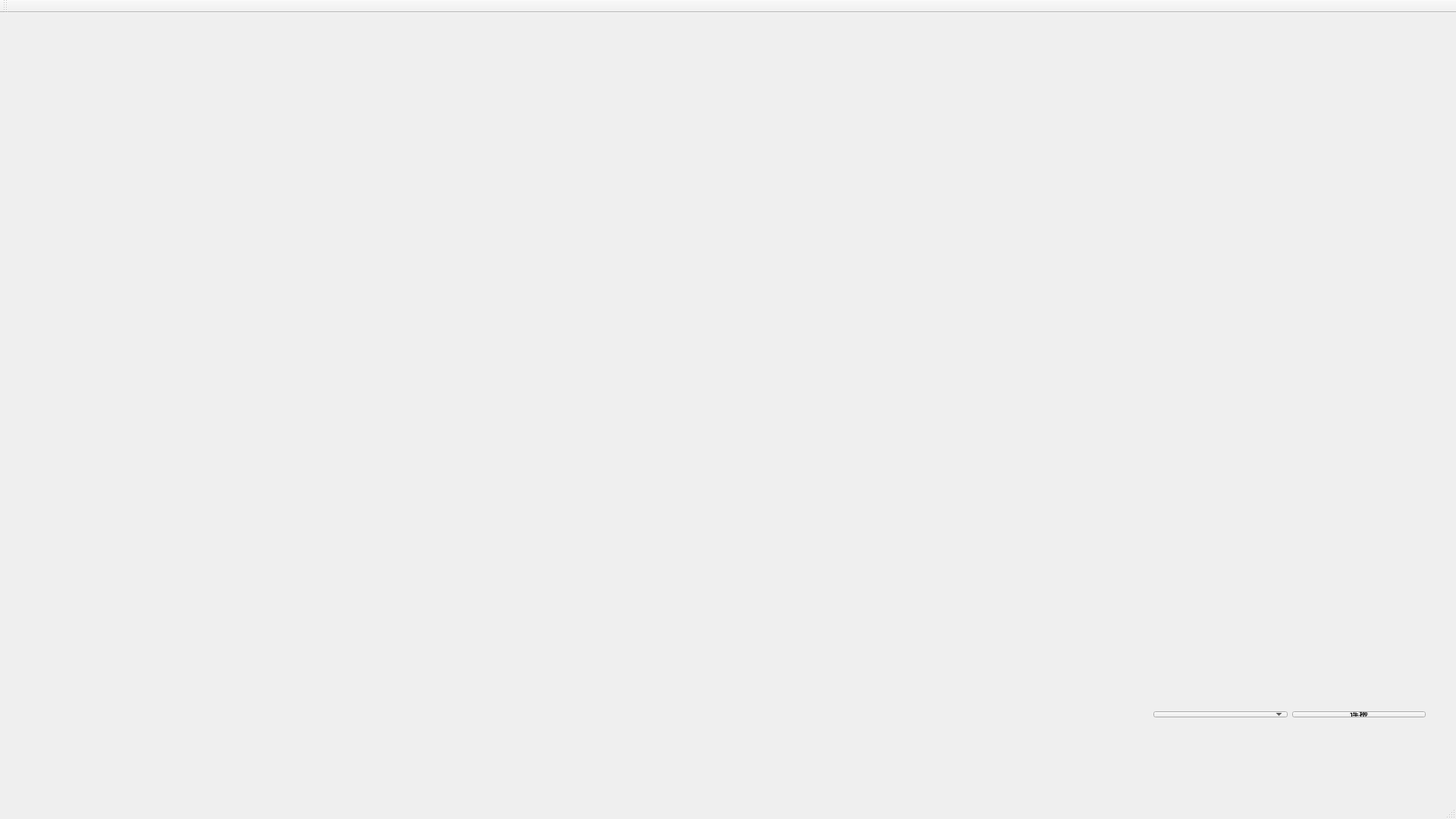
<?xml version="1.0" encoding="UTF-8"?>
<ui version="4.0">
 <class>MainWindow</class>
 <widget class="QMainWindow" name="MainWindow">
  <property name="geometry">
   <rect>
    <x>0</x>
    <y>0</y>
    <width>1920</width>
    <height>1080</height>
   </rect>
  </property>
  <property name="windowTitle">
   <string>MainWindow</string>
  </property>
  <widget class="QWidget" name="centralWidget">
   <widget class="QWidget" name="layoutWidget">
    <property name="geometry">
     <rect>
      <x>1510</x>
      <y>910</y>
      <width>381</width>
      <height>30</height>
     </rect>
    </property>
    <layout class="QHBoxLayout" name="horizontalLayout">
     <item>
      <widget class="QComboBox" name="serialselect"/>
     </item>
     <item>
      <widget class="QPushButton" name="con_button">
       <property name="text">
        <string>连接</string>
       </property>
      </widget>
     </item>
    </layout>
   </widget>
  </widget>
  <widget class="QToolBar" name="mainToolBar">
   <attribute name="toolBarArea">
    <enum>TopToolBarArea</enum>
   </attribute>
   <attribute name="toolBarBreak">
    <bool>false</bool>
   </attribute>
  </widget>
  <widget class="QStatusBar" name="statusBar"/>
 </widget>
 <layoutdefault spacing="6" margin="11"/>
 <resources/>
 <connections/>
</ui>
